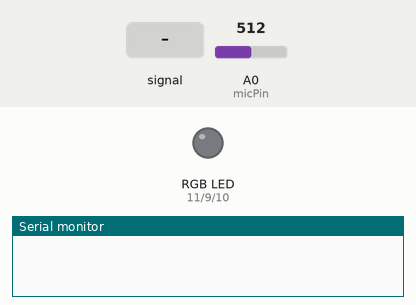
This sketch was run on a simulated Arduino Uno, built with avr-gcc and run on an emulated ATmega328P. On the bench: an RGB LED mixed from three pins (HIGH = lit), the last lines printed to the serial monitor. The test bench sets the inputs (shaded band); at power-on: A0 (micPin) = 512.

Above: at 1.2 s.
1.3 s: A0 (micPin) fed a 200 Hz sine of ±460 counts around its level
2.9 s: A0 (micPin) set to 716
At 6.1 s:
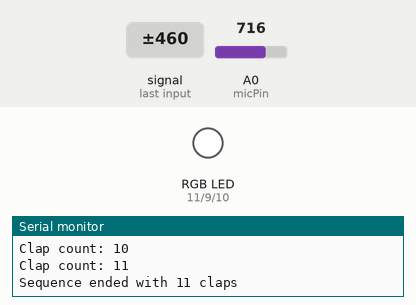
Timing chart, 0 to 7.6 s (numbered marks = the images above; inputs shaded):
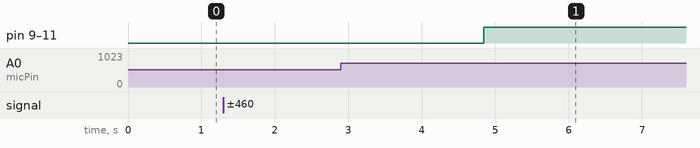

The sketch:

sketch_sep28a.ino
```cpp
// ----------------------------
// Pin Definitions
// ----------------------------
int micPin = A0;
int redPin = 11;
int greenPin = 9;
int bluePin = 10;

// ----------------------------
// Clap Detection Variables
// ----------------------------
int threshold = 120;
int clapCount = 0;
int micPrevious = 0;
unsigned long firstClapTime = 0;
unsigned long clapWindow = 2000;

unsigned long lastClapDetected = 0;
unsigned long debounceTime = 150;

// ----------------------------
// Setup
// ----------------------------
void setup() {
  Serial.begin(9600);
  pinMode(redPin, OUTPUT);
  pinMode(greenPin, OUTPUT);
  pinMode(bluePin, OUTPUT);
}

// ----------------------------
// Main Loop
// ----------------------------
void loop() {
  int micValue = analogRead(micPin);

  // Rising edge detection + debounce
  if (micValue > threshold && micPrevious <= threshold) {
    if (millis() - lastClapDetected > debounceTime) {
      clapCount++;
      firstClapTime = millis();       // Reset 2-second window
      lastClapDetected = millis();
      Serial.print("Clap count: ");
      Serial.println(clapCount);
    }
  }
  micPrevious = micValue;

  // Check if clap window expired
  if (clapCount >= 1 && (millis() - firstClapTime > clapWindow)) {
    Serial.print("Sequence ended with ");
    Serial.print(clapCount);
    Serial.println(" claps");

    // ----------------------------
    // RGB LED logic based on clap count
    // ----------------------------
    switch(clapCount) {
      case 1:
        analogWrite(redPin, 0);
        analogWrite(greenPin, 0);
        analogWrite(bluePin, 0);
        break;
      case 2:
        analogWrite(redPin, 255);
        analogWrite(greenPin, 0);
        analogWrite(bluePin, 255);  // Purple
        break;
      case 3:
        analogWrite(redPin, 0);
        analogWrite(greenPin, 255);
        analogWrite(bluePin, 0);    // Green
        break;
      case 4:
        analogWrite(redPin, 0);
        analogWrite(greenPin, 0);
        analogWrite(bluePin, 255);  // Blue
        break;
      default:
        analogWrite(redPin, 255);
        analogWrite(greenPin, 255);
        analogWrite(bluePin, 255);  // White for 5+ claps
        break;
    }

    clapCount = 0; // Reset for the next sequence
  }
}
```

Measured:
- after the input at 2.9 s, pin 9 (greenPin), pin 10 (bluePin), pin 11 (redPin): LOW → HIGH after 1.9 s
